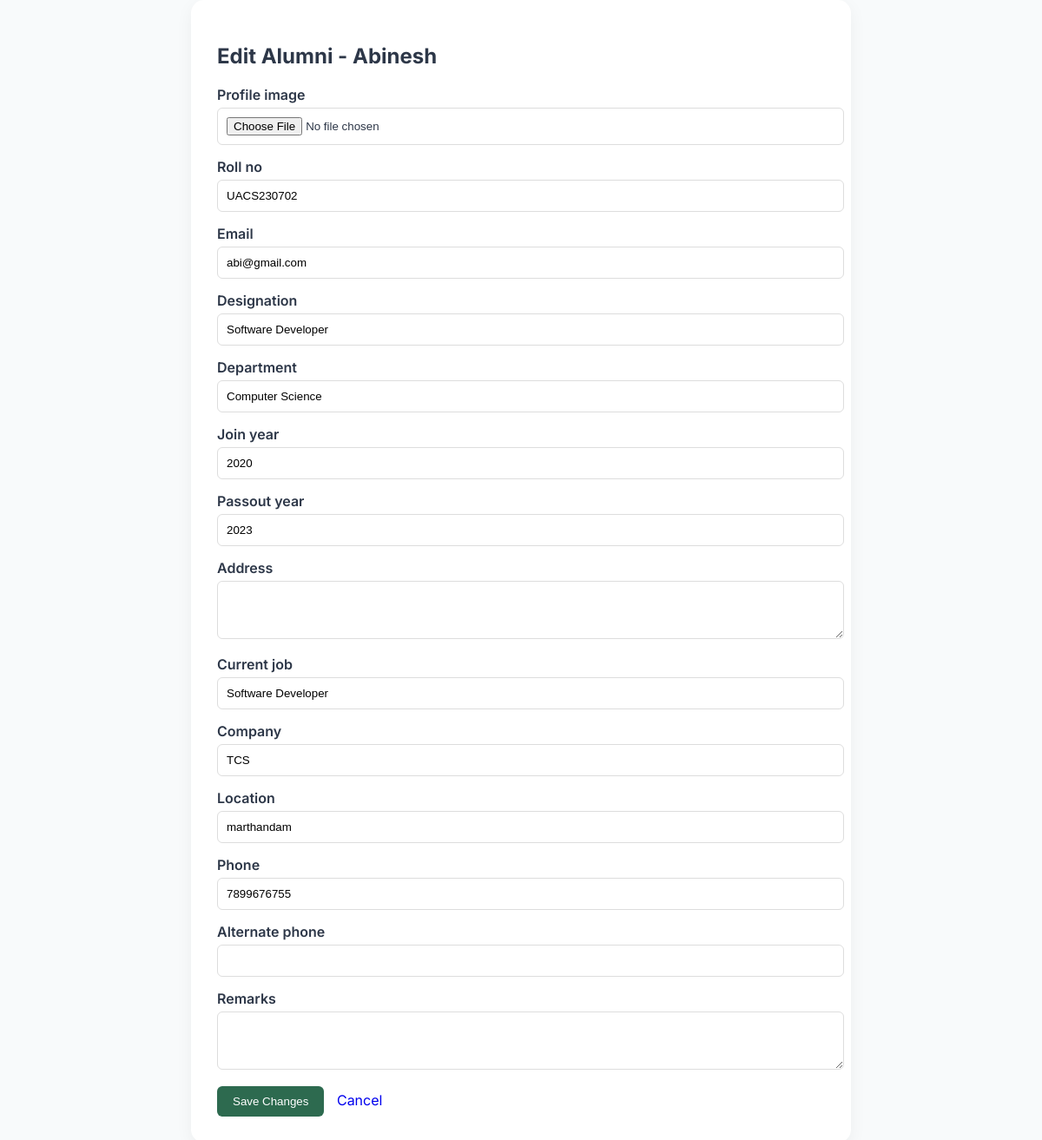
The app's page /alumni_app/admin/alumni/edit/1/ (signed in), older data.
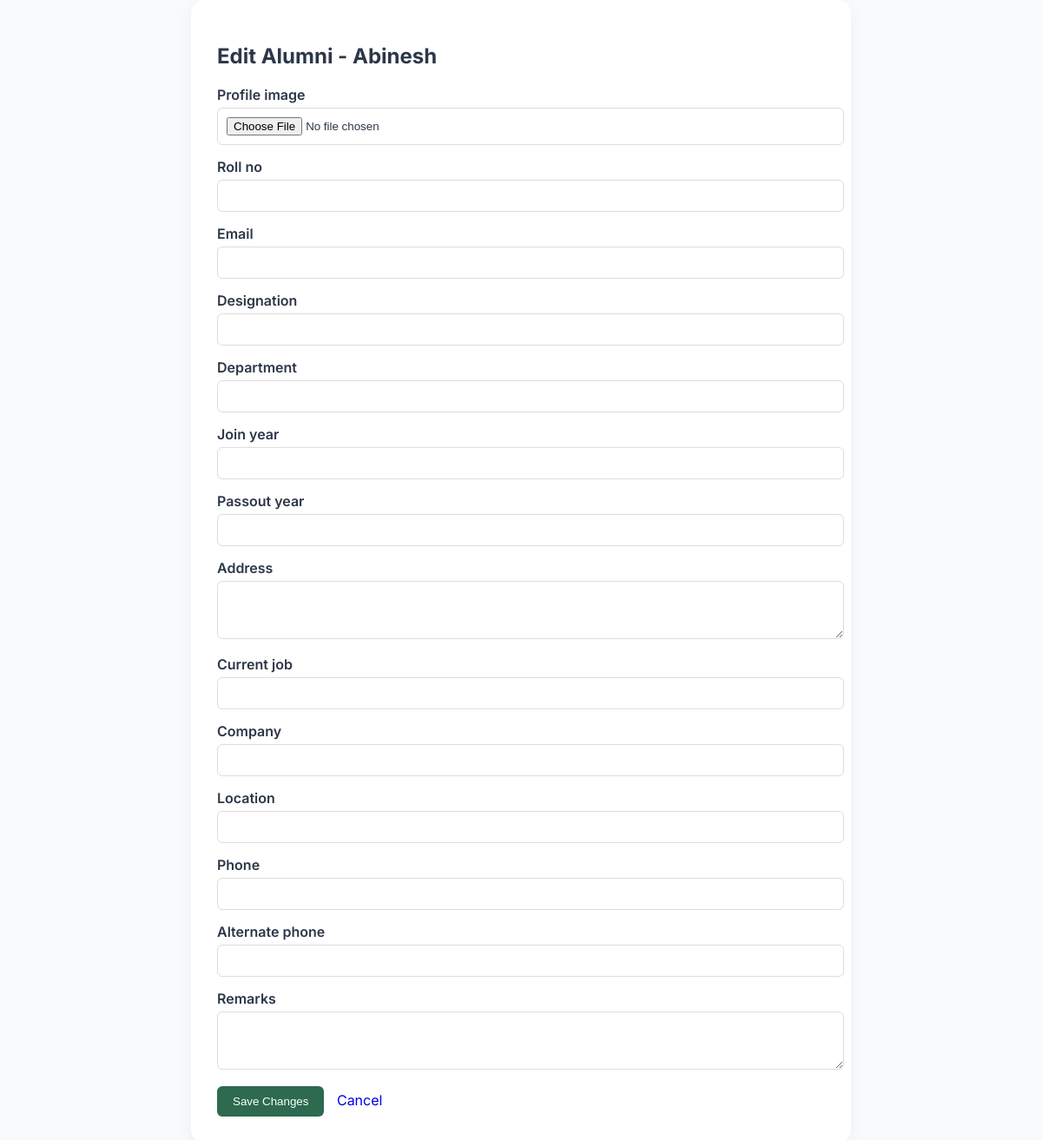
The same page, newer data.
### Alumni_app/models.py (models this page shows, shortened)
class Profile(models.Model):
    user = models.OneToOneField(User, on_delete=models.CASCADE)
    role = models.CharField(
        max_length=10,
        default='alumni',
        blank=True, null=True
    )
    profile_image = models.ImageField(upload_to='profiles/', blank=True, null=True)
    roll_no = models.CharField(max_length=20, blank=True, null=True)
    email = models.EmailField(max_length=254, blank=True, null=True)
    designation = models.CharField(max_length=150, blank=True, null=True)
    appointment_order = models.FileField(upload_to="appointment_orders/", blank=True, null=True)
    proof_id = models.FileField(upload_to="id", max_length=100, blank=True, null=True)
    company_id_image = models.FileField(upload_to="company_id/", max_length=100, blank=True, null=True)
    remarks = models.TextField(blank=True, null=True)
    department = models.CharField(max_length=100, blank=True, null=True)
    join_year = models.IntegerField(blank=True, null=True)
    passout_year = models.IntegerField(blank=True, null=True)
    address = models.TextField(blank=True, null=True)
    current_job = models.CharField(max_length=100, blank=True, null=True)
    company = models.CharField(max_length=100, blank=True, null=True)
    location = models.CharField(max_length=100, blank=True, null=True)
    phone = models.CharField(max_length=15, blank=True, null=True)
    alternate_phone = models.CharField(max_length=15, blank=True, null=True)
    linkedin_profile = models.URLField(blank=True, null=True)
    linked_in = models.URLField(max_length=200, blank=True, null=True)
    company_id = models.URLField(max_length=200, blank=True, null=True)
    google_scholar = models.URLField(max_length=200, blank=True, null=True)
    created_at = models.DateTimeField(auto_now=False, auto_now_add=True, null=True, blank=True)

### Alumni_app/views.py (the view)
# urls.py: path("admin/alumni/edit/<int:pk>/", views.admin_edit_alumni, name="admin_edit_alumni"),
@login_required
def admin_edit_alumni(request, pk):
    alumni = get_object_or_404(Profile, pk=pk)
    if request.method == "POST":
        form = AlumniEditForm(request.POST, request.FILES, instance=alumni)
        if form.is_valid():
            form.save()
            return redirect("admin_view_alumni")
    else:
        form = AlumniEditForm(instance=alumni)
    return render(
        request,
        "admin_edit_alumni.html",
        {
            "form": form,
            "alumni": alumni,
        },
    )

### Alumni_app/forms.py
class AlumniEditForm(forms.ModelForm):
    class Meta:
        model = Profile
        fields = [
            "profile_image",
            "roll_no",
            "email",
            "designation",
            "department",
            "join_year",
            "passout_year",
            "address",
            "current_job",
            "company",
            "location",
            "phone",
            "alternate_phone",
            "remarks",
        ]
        widgets = {
            "address": forms.Textarea(attrs={"rows": 3}),
            "remarks": forms.Textarea(attrs={"rows": 3}),
        }

### Alumni_app/templates/admin_edit_alumni.html (shortened to what this page needs)
{% load static %}
<!doctype html>
<html>
	<head>
		<link rel="stylesheet" href="{% static 'admin_dashboard.css' %}" />
	</head>
	<body>
		<div class="edit-container">
			<h2>Edit Alumni - {{ alumni.user.username }}</h2>
			<form method="POST" enctype="multipart/form-data">
				{% csrf_token %} {% for field in form %}
				<div class="form-group">
					<label>{{ field.label }}</label>
					{{ field }}
				</div>
				{% endfor %}
				<button type="submit" class="save-btn">Save Changes</button>
				<a href="{% url 'admin_view_alumni' %}" class="cancel-btn"> Cancel </a>
			</form>
		</div>
	</body>
</html>

Row changes from the older to the newer data that the page shows:
changed Profile "Abinesh": roll_no "UACS230702" → (not shown); email "abi@gmail.com" → (not shown); designation "Software Developer" → (not shown); department "Computer Science" → (not shown); join_year "2020" → (not shown); passout_year "2023" → (not shown); current_job "Software Developer" → (not shown); company "TCS" → (not shown); location "marthandam" → (not shown); phone "7899676755" → (not shown)
